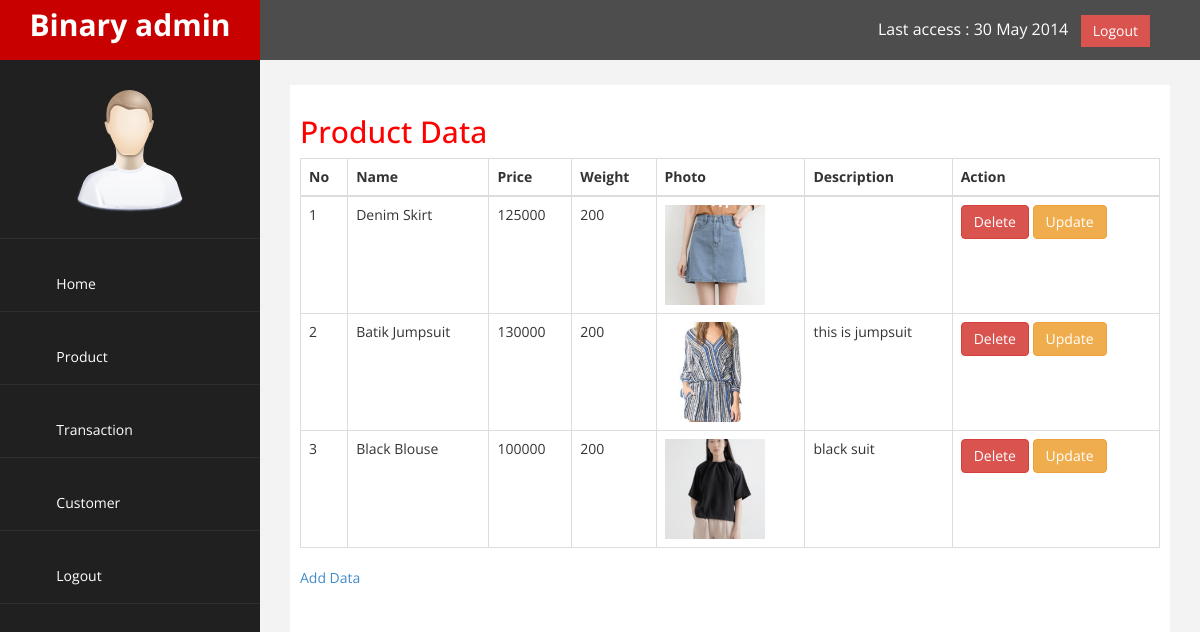
Screenshot of /admin/index.php?halaman=produk (signed in) with the database file from the repository.
### tables this page shows
CREATE TABLE `produk` (
  `id_produk` int(11) NOT NULL,
  `nama_produk` varchar(100) NOT NULL,
  `harga_produk` int(11) NOT NULL,
  `berat_produk` int(11) NOT NULL,
  `foto_produk` varchar(100) NOT NULL,
  `deskripsi_produk` text NOT NULL
);

### admin/product.php (the view)
<h2>Product Data</h2>
<table class="table table-bordered">
    <thead>
        <tr>
            <th>No</th>
            <th>Name</th>
            <th>Price</th>
            <th>Weight</th>
            <th>Photo</th>
            <th>Description</th>
            <th>Action</th>
        </tr>
    </thead>
    <tbody>
        <?php
            $nomor=1;
        ?>
        <?php
            $ambil = $koneksi->query("SELECT * FROM produk");
        ?>
        <?php
            while($pecah = $ambil->fetch_assoc()){
        ?>
    <tr>
            <td><?php echo $nomor;?></td>
            <td><?php echo $pecah['nama_produk'];?></td>
            <td><?php echo $pecah['harga_produk'];?></td>
            <td><?php echo $pecah['berat_produk'];?></td>
            <td><img src="../foto_produk/<?php echo $pecah['foto_produk'];?>" width="100"></td>
            <td><?php echo $pecah['deskripsi_produk'];?></td>
            <td>
                <a href="index.php?halaman=hapusproduct&id=<?php echo $pecah['id_produk'];?>" class="btn-danger btn">Delete</a>
                <a href="index.php?halaman=ubahproduct&id=<?php echo $pecah['id_produk'];?>" class="btn-warning btn">Update</a>
            </td>
        </tr>
        <?php
            $nomor++;
        ?>
        <?php
            }
        ?>
    </tbody>
</table>
<a href="index.php?halaman=addproduct" classbtn btn-primary> Add Data</a>

### admin/index.php (shortened to what this page needs)
<?php
    $koneksi = new mysqli("localhost","root","","aphrodite");
?>
<!DOCTYPE html>
<html xmlns="http://www.w3.org/1999/xhtml">
<head>
    <link href="assets/css/bootstrap.css" rel="stylesheet" />
    <link href="assets/css/font-awesome.css" rel="stylesheet" />
    <link href="assets/js/morris/morris-0.4.3.min.css" rel="stylesheet" />
    <link href="assets/css/custom.css" rel="stylesheet" />
</head>
<body>
    <div id="wrapper">
        <nav class="navbar navbar-default navbar-cls-top " role="navigation" style="margin-bottom: 0">
            <div class="navbar-header">
                <a class="navbar-brand" href="index.html">Binary admin</a>
            </div>
  <div style="color: white;
padding: 15px 50px 5px 50px;
float: right;
font-size: 16px;"> Last access : 30 May 2014 &nbsp; <a href="logout.php" class="btn btn-danger square-btn-adjust">Logout</a> </div>
        </nav>
                <nav class="navbar-default navbar-side" role="navigation">
            <div class="sidebar-collapse">
                <ul class="nav" id="main-menu">
				<li class="text-center">
                    <img src="assets/img/find_user.png" class="user-image img-responsive"/>
					</li>
                    <li>
                        <a href="index.php"><i class="fa fa-dashboard fa-3x"></i> Home</a>
                    </li>
                    <li>
                        <a href="index.php?halaman=produk"><i class="fa fa-dashboard fa-3x"></i> Product</a>
                    </li>
                    <li>
                        <a href="index.php?halaman=pembelian"><i class="fa fa-dashboard fa-3x"></i> Transaction</a>
                    </li>
                    <li>
                        <a href="index.php?halaman=pelanggan"><i class="fa fa-dashboard fa-3x"></i> Customer</a>
                    </li>
                    <li>
                        <a href="index.php?halaman=logout"><i class="fa fa-dashboard fa-3x"></i> Logout</a>
                    </li>
                </ul>
            </div>
        </nav>
        <div id="page-wrapper" >
            <div id="page-inner">
                <?php
                    if(isset($_GET['halaman']))
                    {
                        if($_GET['halaman']=="produk")
                        {
                            include 'product.php';
                        }
                        elseif($_GET['halaman']=="pembelian")
                        {
                            include 'pembelian.php';
                        }
                        elseif($_GET['halaman']=="pelanggan")
                        {
                            include 'pelanggan.php';
                        }
                        elseif($_GET['halaman']=="detail")
                        {
                            include 'detail.php';
                        }
                        elseif($_GET['halaman']=="addproduct")
                        {
                            include 'addproduct.php';
                        }
                        elseif($_GET['halaman']=="hapusproduct")
                        {
                            include 'hapusproduct.php';
                        }
                        elseif($_GET['halaman']=="ubahproduct")
                        {
                            include 'ubahproduct.php';
                        }
                        elseif($_GET['halaman']=="logout")
                        {
                            include 'logout.php';
                        }
                    }
                    else
                    {
                        include 'home.php';
                    }
                ?>
    </div>
            </div>
        </div>
</body>
</html>

### admin/assets/css/custom.css (style rules this page uses)
body { font-family: 'Open Sans', sans-serif; }
#wrapper { width: 100%; background:#202020; }
#page-wrapper { padding: 15px 15px; min-height: 600px; background:#F3F3F3; }
#page-inner { width:100%; margin:10px 20px 10px 0px; background-color:#fff!important; padding:10px; min-height:1200px; }
.text-center { text-align:center; }
h2 { color: #f00; }
.square-btn-adjust { border: 0px solid transparent; -webkit-border-radius: 0px; -moz-border-radius: 0px; border-radius: 0px; }
.user-image { margin: 25px auto; -webkit-border-radius: 10px; -moz-border-radius: 10px; border-radius: 10px; max-height:170px; max-width:170px; }
.navbar-cls-top .navbar-brand { color: #fff; background: #041D51; width: 260px; text-align: center; height: 60px; font-size: 30px; font-weight: 700; }
.sidebar-collapse , .sidebar-collapse .nav { background:none; }
.sidebar-collapse .nav { padding:0; }
.sidebar-collapse .nav > li > a { color:#fff; background:#202020; text-shadow:none; }
.sidebar-collapse > .nav > li > a { padding:15px 10px; }
.sidebar-collapse > .nav > li { border-bottom: 1px solid rgba(107, 108, 109, 0.19); }
.navbar-side { border:none; background-color: #202020; }
.navbar-cls-top { background:#4D4D4D; border-bottom:none; }
.navbar-default { border:0px solid black; }
.navbar-header { background: #041D51; }
.nav > li > a > i { margin-right:10px; }
@media (min-width:768px) { #page-wrapper { margin: 0 0 0 260px; padding: 15px 30px; min-height: 1200px; } }
@media (min-width:768px) { .navbar-side { z-index: 1; position: absolute; width: 260px; } }
@media (min-width:768px) { .navbar { border-radius: 0px; } }

### rows the page displays
produk: nama_produk "Denim Skirt", harga_produk "125000", berat_produk "200", foto_produk (picture)
produk: nama_produk "Batik Jumpsuit", harga_produk "130000", berat_produk "200", foto_produk (picture), deskripsi_produk "this is jumpsuit"
produk: nama_produk "Black Blouse", harga_produk "100000", berat_produk "200", foto_produk (picture), deskripsi_produk "black suit"
